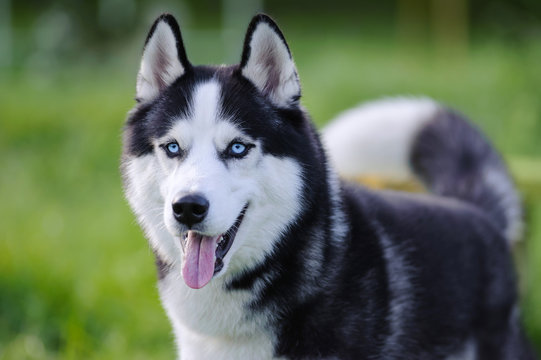
#> input picture 3. Image Processing and Computer Vision/Day 03/p1.jpg, 541 x 360 px
$ jupyter execute lecture2.ipynb
#> lines starting #> are read from the running program, lines starting #| are printed output that depends on the picture
[cell 1]
import numpy as np
import matplotlib.pyplot as plt
import cv2

[cell 2]
grayscaled_image = cv2.imread('p1.jpg', cv2.IMREAD_GRAYSCALE)
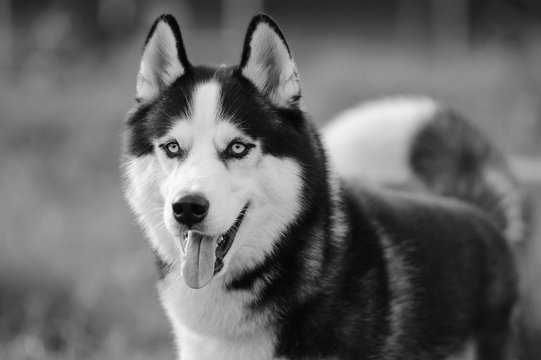
#> grayscaled_image: shape (360, 541); min 0, max 255, mean 104.4
cv2.imshow('Loaded Image', grayscaled_image)
cv2.waitKey(0)
cv2.destroyAllWindows()
